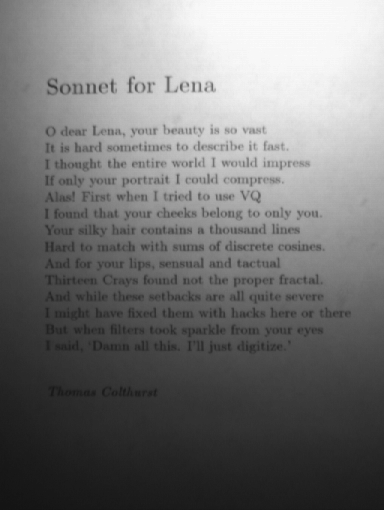
#> input picture Exercises/6 - Segmentation/matlab files/task1/sonnet.png, 384 x 510 px
$ jupyter execute --allow-errors main.ipynb
#> lines starting #> are read from the running program, lines starting #| are printed output that depends on the picture; after the words box and inside, x2 and y2 are one past the last pixel; in counts of white or black regions, pixels touching at a corner belong together
[cell 1]
# standard cv libraries
import numpy as np
import cv2
import matplotlib.pyplot as plt

# convolution operation
import scipy.signal as conv

[cell 2]
im = cv2.imread("sonnet.png",0)
#> im is the input picture: shape (510, 384); min 19, max 250, mean 116.8

# Otsu's Algorithm

[cell 3]
# build histogram
no_bins = 256
bins = np.arange(0,no_bins+1)
hist, bin_edges = np.histogram(im, bins=bins, density=True)
#> hist = 256 values, max 0.0302 at index 247, min 0 at index 0, mean 0.00391; bin_edges = 257 values from 0 to 256

# w1
w1 = np.zeros(shape=no_bins)
for i in range(no_bins):
    w1[i] = np.sum(hist[0:i+1])
#> after the loop, w1 = 256 values from 0 to 1

# mu1
mu1 = np.zeros(shape=no_bins)
for i in range(no_bins):
    if(w1[i] == 0):
        continue
    mu1[i] = np.sum(np.multiply(np.arange(1,i+2),hist[0:i+1]))/w1[i]
#> after the loop, mu1 = 256 values, max 117.8 at index 250, min 0 at index 0, mean 64.91

# w2 and mu2
w2 = np.zeros(shape=no_bins)
mu2 = np.zeros(shape=no_bins)
c = np.sum(np.multiply(np.arange(1,257), hist))
#> c = 117.8
for i in range(no_bins):
    w2[i] = 1 - w1[i]
    if(w2[i] == 0):
        continue
    mu2[i] = (c - np.sum(np.multiply(np.arange(1,i+2),hist[0:i+1])))/w2[i]
#> after the loop, mu2 = 256 values, max 251 at index 249, min 0 at index 250, mean 183.2; w2 = 256 values, max 1 at index 0, min 0 at index 250, mean 0.456

# between class variance
var_b = w1*w2*(mu1-mu2)**2
#> var_b = 256 values, max 3880.2 at index 131, min 0 at index 0, mean 2455.9

# argmax t
t = np.argmax(var_b)
#> t = 131
t = (t-1)/(no_bins-1)*256
#> t = 130.5

im_thresholded = np.copy(im)
im_thresholded[im < t] = 0
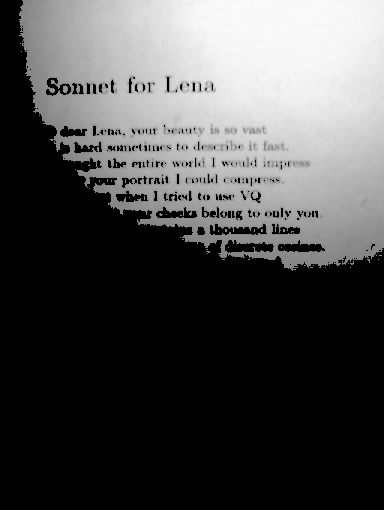
#> im_thresholded: shape (510, 384); min 0, max 250, mean 75.7
im_thresholded[im > t] = 1
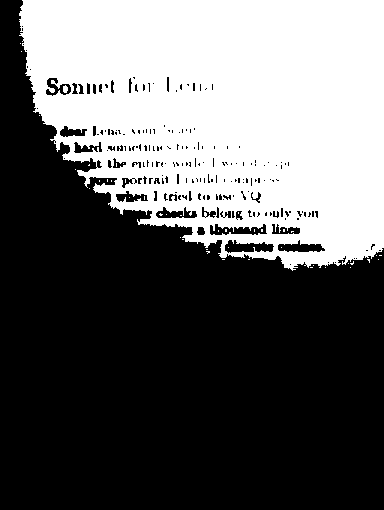
#> im_thresholded: shape (510, 384); values 0 (black) and 1 (white), 38.8% white; 45 white regions (43 under 20 px), largest, box (x1, y1, x2, y2) and area: (19, 0, 384, 271) 75823, (63, 85, 68, 93) 32

plt.imshow(im_thresholded, cmap="gray")

# Adaptive Thresholding

[cell 4]
sz = 5
mean_filter = np.ones((sz,sz),np.float32)/(sz*sz)

# convolution with mean filter
im_convolved = conv.convolve2d(im, mean_filter, mode='same')

# im - im_convolved
im_subtracted = im - im_convolved
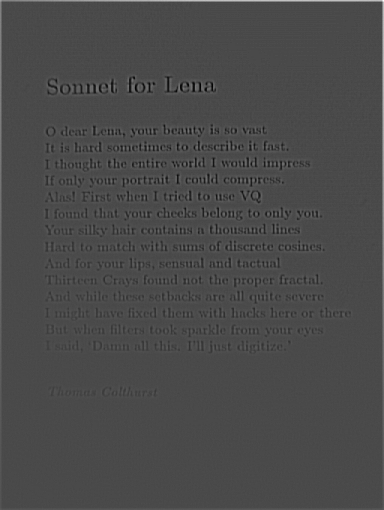
#> im_subtracted: shape (510, 384) float32; min -62.48, max 152.6, mean 0.6; drawn with min black and max white

# threshold
threshold = 0.03 * 255
im_subtracted = im_subtracted - threshold
im_subtracted[im_subtracted > 0] = 1
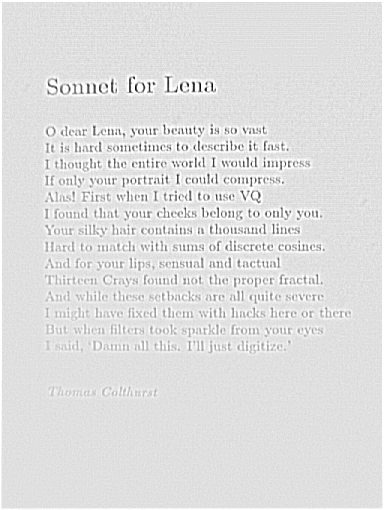
#> im_subtracted: shape (510, 384) float32; min -70.13, max 1, mean -7.66; drawn with min black and max white
im_subtracted[im_subtracted < 0] = 0
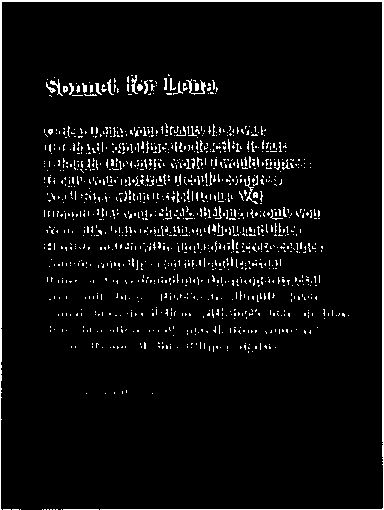
#> im_subtracted: shape (510, 384) float32; values 0 (black) and 1 (white), 5.1% white in thin lines or dots

plt.imshow(im_subtracted, cmap="gray")
